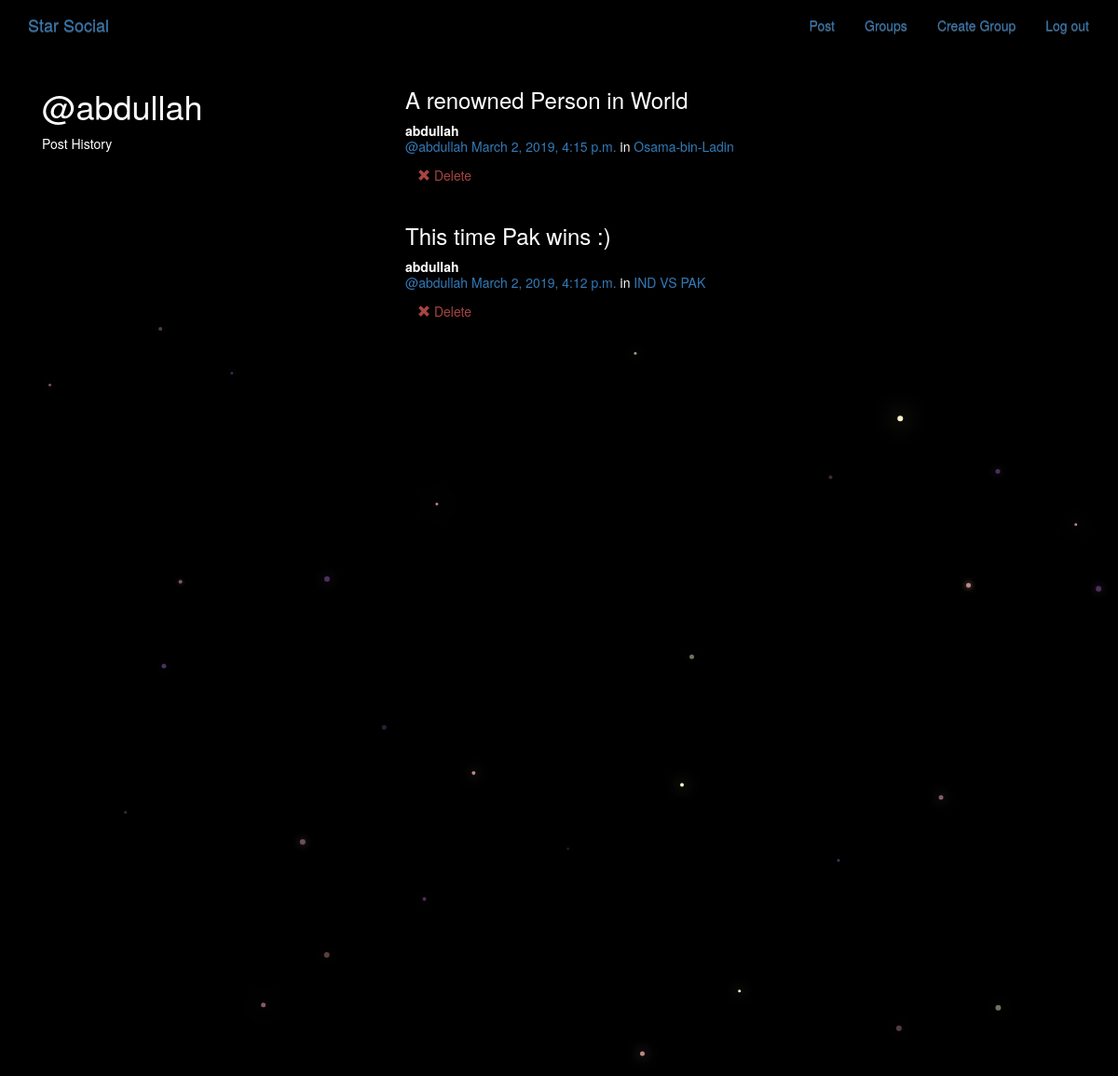
The page /posts/by/abdullah/ (signed in) on the database its author committed.
### posts/models.py (models this page shows, shortened)
class Post(models.Model):
    user = models.ForeignKey(User, related_name="posts",on_delete=models.CASCADE)
    created_at = models.DateTimeField(auto_now=True)
    message = models.TextField()
    message_html = models.TextField(editable=False)
    group = models.ForeignKey(Group, related_name="posts",null=True, blank=True,on_delete=models.CASCADE)
    class Meta:
        ordering = ["-created_at"]
        unique_together = ["user", "message"]

### groups/models.py (models this page shows, shortened)
class Group(models.Model):
    name = models.CharField(max_length=255, unique=True)
    slug = models.SlugField(allow_unicode=True, unique=True)
    description = models.TextField(blank=True, default='')
    description_html = models.TextField(editable=False, default='', blank=True)
    members = models.ManyToManyField(User,through="GroupMember")
    class Meta:
        ordering = ["name"]

### posts/views.py (the view)
# urls.py: url(r"by/(?P<username>[-\w]+)/$",views.UserPosts.as_view(),name="for_user"),
class UserPosts(generic.ListView):
    model = models.Post
    template_name = "posts/user_post_list.html"
    def get_queryset(self):
        try:
            self.post_user = User.objects.prefetch_related("posts").get(
                username__iexact=self.kwargs.get("username")
            )
        except User.DoesNotExist:
            raise Http404
        else:
            return self.post_user.posts.all()
    def get_context_data(self, **kwargs):
        context = super().get_context_data(**kwargs)
        context["post_user"] = self.post_user
        return context

### posts/templates/posts/user_post_list.html
{% extends "posts/post_base.html" %}
{% block prepost %}
<div class="col-md-4">
	<h1>@{{ post_user.username }}</h1>
	<p>Post History</p>
</div>
{% endblock %}
{% block post_content %}
<div class="col-md-8">
	{% for post in post_list %}
		{% include "posts/_post.html" %}
	{% endfor %}
</div>
{% endblock %}

### posts/templates/posts/_post.html
<div class="post media">
	<h3>{{ post.message_html|safe }}</h3>
	<div class="media-body">
		<strong>{{ post.user.username }}</strong>
		<h5 class="media-heading">
			<span class="username"><a href="{% url 'posts:for_user' username=post.user.username %}">@{{ post.user.username }}</a></span>
			<time class="time"><a href="{% url 'posts:single' username=post.user.username pk=post.pk %}">{{ post.created_at }}</a></time>
			{% if post.group %}
			<span class="group-name">in <a href="#">{{ post.group.name }}</a></span>
			{% endif %}
		</h5>
		<div class="media-footer">
			{% if user.is_authenticated and post.user == user and not hide_delete %}
				<a href="{% url 'posts:delete' pk=post.pk %}" title="delete" class="btn btn-simple">
					<span class="glyphicon glyphicon-remove text-danger" aria-hidden="true"></span>
					<span class="text-danger icon-label">Delete</span>
				</a>
			{% endif %}
		</div>
	</div>
</div>

### static/simplesocial/css/master.css (style rules this page uses)
body { margin: 0; overflow: hidden; background-color: black; color:white; }

### rows shown on the page
Post: message_html "A renowned Person in World", user.username "abdullah", created_at "March 2, 2019, 4:15 p.m.", group.name "Osama-bin-Ladin", shows "Delete"
Post: message_html "This time Pak wins :)", user.username "abdullah", created_at "March 2, 2019, 4:12 p.m.", group.name "IND VS PAK", shows "Delete"

### other values the page prints
{{ post_user.username }} "abdullah"
